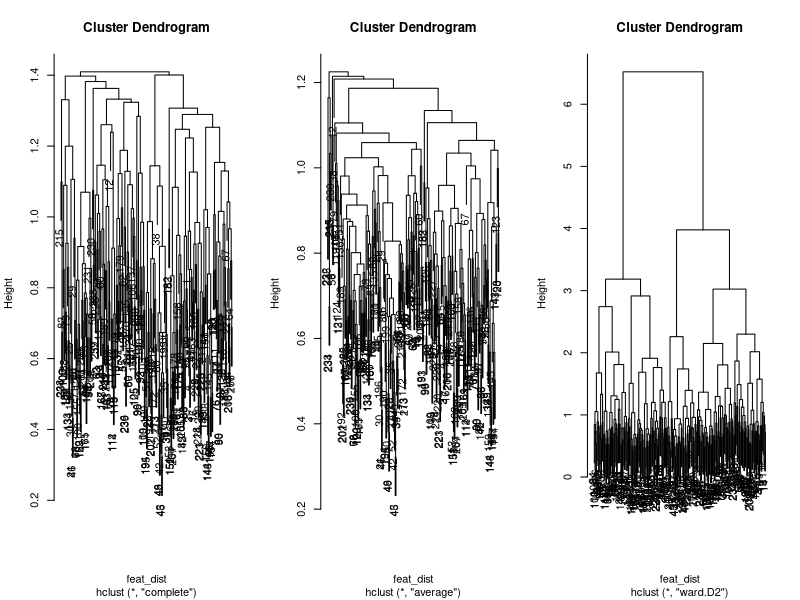
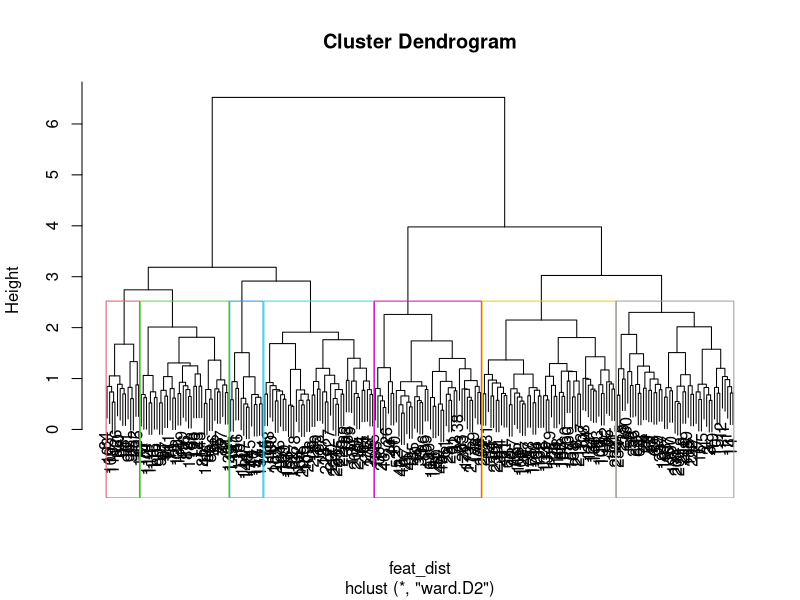
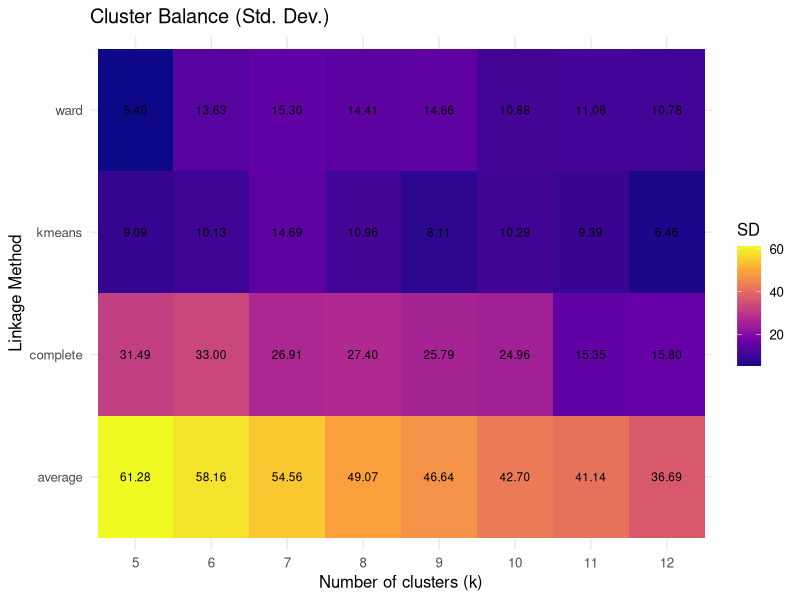

Source code (R) for these figures, in order:
############ Stat 666 Term Project  ##############
############ Code for Clustering    ##############

##### SET UP
library(cluster)
library(ggplot2)
library(tidyr)
library(dplyr)

# setwd("termproj")
chaps <- read.csv("tfidf_features_100.csv", header=TRUE)
text_names <- chaps[, 1]  # first column = text names (chapter names)
chaps <-chaps[,-1] # remove the chapter names (so "1 Nephi", etc., isn't being used in clustering)
dim(chaps)
# no need to standardize b/c TFIDF features on same numerical scale

# get distance
feat_dist <- dist(data.matrix(chaps))

##### AGGLOMERATIVE METHOD CLUSTER COMPUTATIONS

par(mfrow=c(1,3))

## COMPLETE LINKAGE
complink <- hclust(feat_dist,method='complete')
plot(complink,labels=labels(chaps)[[1]]) 

## AVERAGE LINKAGE
avglink <- hclust(feat_dist,method='average')
plot(avglink,labels=labels(chaps)[[1]]) 

## WARD'S LINKAGE
wardlink <- hclust(feat_dist,method='ward.D2')
plot(wardlink,labels=labels(chaps)[[1]])

# Visualizing Ward's linkage with clusters
# Plot dendrogram with colored cluster borders
par(mfrow=c(1,1))
k <- 7  # choose some number by looking at it, I picked 7
groups <- cutree(wardlink, k = k)
plot(wardlink, labels = labels(chaps)[[1]])
rect.hclust(wardlink, k = k, border = 2:8)

# Calculating Balance for Ward Method K=7
tab <- table(groups)
tab
tab / sum(tab) # percentage of chapters in each cluster
sd(as.numeric(tab)) # standard deviation of cluster sizes

##### K MEANS CLUSTERING METHOD

k <- 9  # choose num clusters, this is just a starting point, will check others later
k_means <- kmeans(chaps, centers = k, nstart = 25)  # nstart = 25 tries different random starts
groups <- k_means$cluster
table(groups) # cluster sizes / how many chapters sorted into each cluster
sd(as.numeric(table(groups))) # SD of cluster sizes

##### EXPLORE THE BEST CLUSTER METHOD AND K SIZE --------------------

# agglomerative clustering methods
methods <- list(
  complete = complink,
  average  = avglink,
  ward     = wardlink
)
# k clusters to try
ks <- 5:12 # this range was selected after looking at the wards dendrogram

# this is code to print them SD of cluster sizes in a matrix
# sd_mat <- matrix(NA_real_,
#                  nrow = length(methods),
#                  ncol = length(ks),
#                  dimnames = list(method = names(methods),
#                                  k = paste0("k", ks)))
# 
# for (m in names(methods)) {
#   for (k in ks) {
#     groups <- cutree(methods[[m]], k = k)
#     tab <- table(groups)
#     sd_mat[m, paste0("k", k)] <- sd(as.numeric(tab))
#   }
# }
# sd_mat

# Compute SD of cluster sizes (balance)
sd_list <- data.frame()

for(m in names(methods)){
  for(k in ks){
    groups <- cutree(methods[[m]], k = k)
    tab <- table(groups)
    sd_val <- sd(as.numeric(tab))
    sd_list <- rbind(sd_list, data.frame(Method = m, k = k, SD = sd_val))
  }
}

# K-means clustering
km_sil_list <- data.frame()
for(k in ks){
  km_res <- kmeans(chaps, centers = k, nstart = 25)
  tab <- table(km_res$cluster)
  sd_val <- sd(as.numeric(tab))
  # pause and calculate silhouette scores for k-means while we're here:
  sil <- silhouette(km_res$cluster, feat_dist)
  avg_sil <- mean(sil[, 3])
  km_sil_list <- rbind(km_sil_list, data.frame(Method = "kmeans", k = k, Silhouette = avg_sil))
  # okay back to SD for balance
  sd_list <- rbind(sd_list, data.frame(Method = "kmeans", k = k, SD = sd_val))
}

# Ensure k is treated as ordered factor so they print in order
sd_list$k <- factor(sd_list$k, levels = ks)

# Plot heatmap
ggplot(sd_list, aes(x = k, y = Method, fill = SD)) +
  geom_tile() +
  geom_text(aes(label = sprintf("%.2f", SD)), size = 3) +
  scale_fill_viridis_c(option = "plasma") +
  labs(x = "Number of clusters (k)", y = "Linkage Method",
       title = "Cluster Balance (Std. Dev.)") +
  theme_minimal(base_size = 12)

### calculate silhouette scores for the hierarchical methods ####
for (m in names(methods)) {
  cat("\n=== Method:", m, "===\n")
  for (k in ks) {
    groups_k <- cutree(methods[[m]], k = k)
    sil <- silhouette(groups_k, dist(chaps))
    cat("k =", k, "Avg silhouette =", round(mean(sil[, 3]),4), "\n")
  }
}
km_sil_list

# Leaning towards k-means as the best method, by balance
# and by silhouette score. Although, all the silhouette scores are pretty bad.


##### EXPLORE AND INTERPRET RESULTS --------------------------------------

k <- 5  # choose number of clusters
k_means <- kmeans(chaps, centers = k, nstart = 25)
clusters <- k_means$cluster

tfidf <- as.matrix(chaps)
cluster_means <- aggregate(tfidf, by = list(cluster = clusters), FUN = mean)
rownames(cluster_means) <- paste0("Cluster_", cluster_means$cluster)
cluster_means$cluster <- NULL
cluster_means <- as.matrix(cluster_means)
# Now cluster_means is an 8 × p matrix:
# rows = clusters
# columns = words
# values = mean TF–IDF per cluster

# extract top words from each cluster
top_words <- list()
for (i in 1:5) {
  # sort words by decreasing mean tf-idf
  sorted <- sort(cluster_means[i, ], decreasing = TRUE)
  # take the top 10 most characteristic words
  top_words[[paste0("Cluster_", i)]] <- head(sorted, 10)
}
top_words

# view which chapters went with which clusters
cluster_members <- split(text_names, clusters)
cluster_members

### Potential LDA code
library(MASS)
lda_fit <- lda(clusters ~ ., data = data.frame(clusters = clusters, tfidf))
lda_fit

